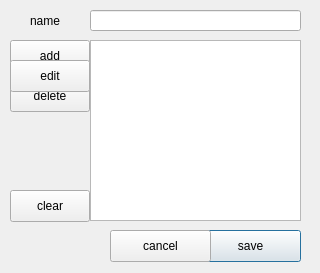
<?xml version="1.0" encoding="UTF-8"?>
<ui version="4.0">
 <class>Dialog</class>
 <widget class="QDialog" name="Dialog">
  <property name="geometry">
   <rect>
    <x>0</x>
    <y>0</y>
    <width>320</width>
    <height>273</height>
   </rect>
  </property>
  <property name="windowTitle">
   <string>isomers</string>
  </property>
  <widget class="QListView" name="list_isomer">
   <property name="geometry">
    <rect>
     <x>90</x>
     <y>40</y>
     <width>211</width>
     <height>181</height>
    </rect>
   </property>
  </widget>
  <widget class="QPushButton" name="btn_del">
   <property name="enabled">
    <bool>true</bool>
   </property>
   <property name="geometry">
    <rect>
     <x>10</x>
     <y>80</y>
     <width>80</width>
     <height>32</height>
    </rect>
   </property>
   <property name="text">
    <string>delete</string>
   </property>
   <property name="autoDefault">
    <bool>false</bool>
   </property>
  </widget>
  <widget class="QPushButton" name="btn_add">
   <property name="enabled">
    <bool>true</bool>
   </property>
   <property name="geometry">
    <rect>
     <x>10</x>
     <y>40</y>
     <width>80</width>
     <height>32</height>
    </rect>
   </property>
   <property name="text">
    <string>add</string>
   </property>
   <property name="autoDefault">
    <bool>false</bool>
   </property>
  </widget>
  <widget class="QPushButton" name="btn_edit">
   <property name="enabled">
    <bool>true</bool>
   </property>
   <property name="geometry">
    <rect>
     <x>10</x>
     <y>60</y>
     <width>80</width>
     <height>32</height>
    </rect>
   </property>
   <property name="text">
    <string>edit</string>
   </property>
   <property name="autoDefault">
    <bool>false</bool>
   </property>
   <property name="flat">
    <bool>false</bool>
   </property>
  </widget>
  <widget class="QLabel" name="label">
   <property name="enabled">
    <bool>true</bool>
   </property>
   <property name="geometry">
    <rect>
     <x>30</x>
     <y>13</y>
     <width>41</width>
     <height>16</height>
    </rect>
   </property>
   <property name="text">
    <string>name</string>
   </property>
  </widget>
  <widget class="QLineEdit" name="txt_name">
   <property name="enabled">
    <bool>true</bool>
   </property>
   <property name="geometry">
    <rect>
     <x>90</x>
     <y>10</y>
     <width>211</width>
     <height>21</height>
    </rect>
   </property>
   <property name="text">
    <string/>
   </property>
  </widget>
  <widget class="QPushButton" name="btn_save">
   <property name="geometry">
    <rect>
     <x>200</x>
     <y>230</y>
     <width>101</width>
     <height>32</height>
    </rect>
   </property>
   <property name="text">
    <string>save</string>
   </property>
   <property name="autoDefault">
    <bool>false</bool>
   </property>
   <property name="default">
    <bool>true</bool>
   </property>
  </widget>
  <widget class="QPushButton" name="btn_cancel">
   <property name="geometry">
    <rect>
     <x>110</x>
     <y>230</y>
     <width>101</width>
     <height>32</height>
    </rect>
   </property>
   <property name="text">
    <string>cancel</string>
   </property>
   <property name="autoDefault">
    <bool>false</bool>
   </property>
  </widget>
  <widget class="QPushButton" name="btn_del_2">
   <property name="enabled">
    <bool>true</bool>
   </property>
   <property name="geometry">
    <rect>
     <x>10</x>
     <y>190</y>
     <width>80</width>
     <height>32</height>
    </rect>
   </property>
   <property name="text">
    <string>clear</string>
   </property>
   <property name="autoDefault">
    <bool>false</bool>
   </property>
  </widget>
 </widget>
 <resources/>
 <connections/>
</ui>
